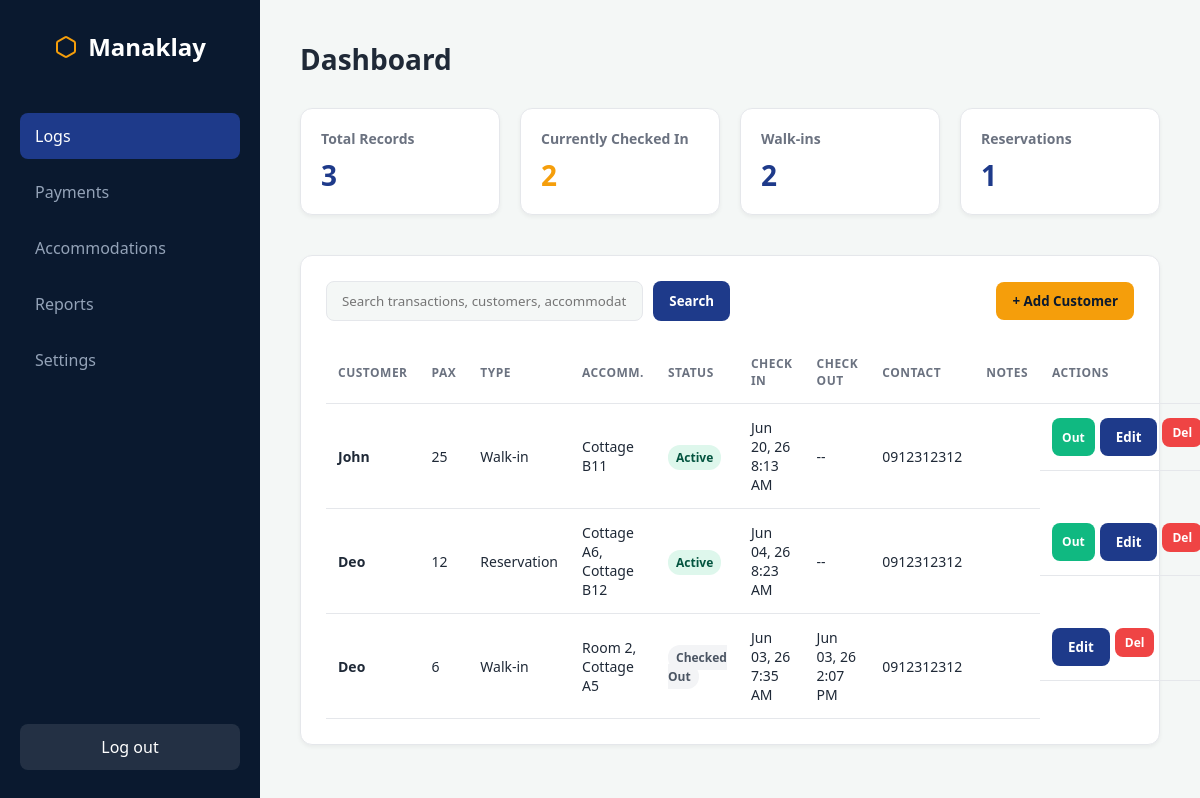
The page /CustomerSystem/logbook.php (signed in) on the database as committed earlier.
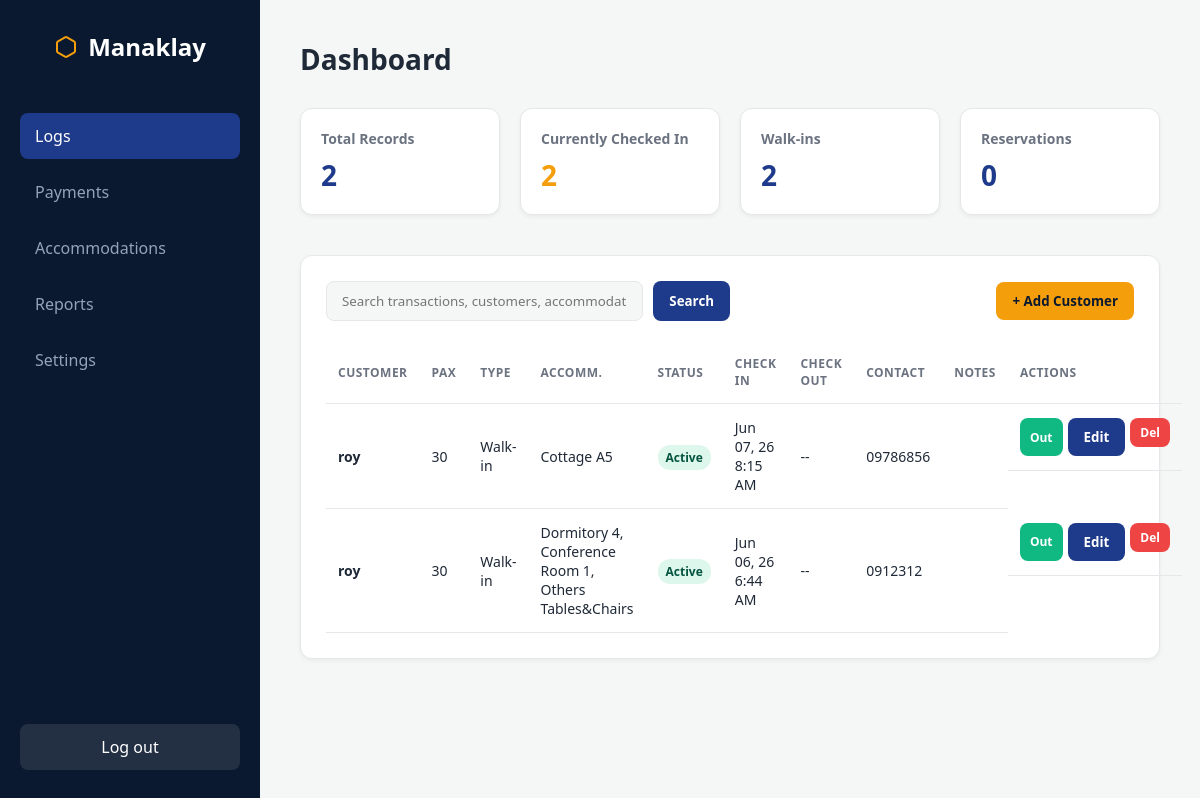
The same page on the database as committed later.
### tables this page shows
CREATE TABLE `customer_logs` (
  `id` int NOT NULL,
  `customer_name` varchar(255) NOT NULL,
  `pax` int NOT NULL,
  `adults` int DEFAULT '0',
  `seniors` int DEFAULT '0',
  `children` int DEFAULT '0',
  `customer_type` enum('Walk-in','Reservation') NOT NULL,
  `overnight` enum('Yes','No') NOT NULL,
  `accommodation` varchar(100) NOT NULL,
  `check_in_time` datetime DEFAULT CURRENT_TIMESTAMP,
  `check_out_time` datetime DEFAULT NULL,
  `contact_number` varchar(20) NOT NULL,
  `entrance_fee` decimal(10,2) DEFAULT '0.00',
  `accommodation_fee` decimal(10,2) DEFAULT '0.00',
  `total_amount` decimal(10,2) GENERATED ALWAYS AS ((`entrance_fee` + `accommodation_fee`)) STORED,
  `payment_status` enum('Partial','Full') DEFAULT 'Partial',
  `notes` varchar(255) DEFAULT NULL
);

### CustomerSystem/logbook.php (the view, shortened to what this page needs)
<?php
require 'db.php';
$search = $_GET['search'] ?? '';
$query = "SELECT * FROM customer_logs";
$params = [];
$query .= " ORDER BY check_in_time DESC";
$stmt = $pdo->prepare($query);
$stmt->execute($params);
$logs = $stmt->fetchAll(PDO::FETCH_ASSOC);
$totalCustomers = count($logs);
$walkIns = 0;
$reservations = 0;
$currentlyCheckedIn = 0;
foreach ($logs as $log) {
    if ($log['customer_type'] === 'Walk-in')
        $walkIns++;
    if ($log['customer_type'] === 'Reservation')
        $reservations++;
    if (is_null($log['check_out_time']))
        $currentlyCheckedIn++;
}
?>
<!DOCTYPE html>
<html lang="en">
<head>
</head>
<body>
    <aside class="sidebar">
        <div class="sidebar-brand">
            <svg width="24" height="24" viewBox="0 0 24 24" fill="none" stroke="var(--accent-orange)" stroke-width="2"
                stroke-linecap="round" stroke-linejoin="round">
                <path
                    d="M21 16V8a2 2 0 0 0-1-1.73l-7-4a2 2 0 0 0-2 0l-7 4A2 2 0 0 0 3 8v8a2 2 0 0 0 1 1.73l7 4a2 2 0 0 0 2 0l7-4A2 2 0 0 0 21 16z">
                </path>
            </svg>
            Manaklay
        </div>
        <nav>
            <a href="logbook.php" class="active">Logs</a>
            <a href="payments.php">Payments</a>
            <a href="accommodations.php">Accommodations</a>
            <a href="reports.php">Reports</a>
            <a href="settings.php">Settings</a>
        </nav>
        <a href="logout.php" class="logout-link">Log out</a>
    </aside>
    <main class="main-content">
        <div class="page-header">
            <h1>Dashboard</h1>
        </div>
        <div class="kpi-grid">
            <div class="kpi-card">
                <div class="kpi-title">Total Records</div>
                <div class="kpi-value"><?= $totalCustomers ?></div>
            </div>
            <div class="kpi-card">
                <div class="kpi-title">Currently Checked In</div>
                <div class="kpi-value" style="color: var(--accent-orange)"><?= $currentlyCheckedIn ?></div>
            </div>
            <div class="kpi-card">
                <div class="kpi-title">Walk-ins</div>
                <div class="kpi-value"><?= $walkIns ?></div>
            </div>
            <div class="kpi-card">
                <div class="kpi-title">Reservations</div>
                <div class="kpi-value"><?= $reservations ?></div>
            </div>
        </div>
        <div class="logbook-container">
            <div class="toolbar">
                <form class="search-form" method="GET" action="logbook.php">
                    <input type="text" name="search" class="search-input"
                        placeholder="Search transactions, customers, accommodations..."
                        value="<?= htmlspecialchars($search) ?>">
                    <button type="submit" class="btn btn-primary">Search</button>
                </form>
                <button class="btn btn-accent" onclick="openModal('addModal')">+ Add Customer</button>
            </div>
            <table>
                <thead>
                    <tr>
                        <th>Customer</th>
                        <th>Pax</th>
                        <th>Type</th>
                        <th>Accomm.</th>
                        <th>Status</th>
                        <th>Check In</th>
                        <th>Check Out</th>
                        <th>Contact</th>
                        <th>Notes</th>
                        <th>Actions</th>
                    </tr>
                </thead>
                <tbody>
                    <?php if (count($logs) > 0): ?>
                        <?php foreach ($logs as $row): ?>
                            <tr>
                                <td style="font-weight:600; color:var(--text-dark);">
                                    <?= htmlspecialchars($row['customer_name']) ?></td>
                                <td><?= htmlspecialchars($row['pax']) ?></td>
                                <td><?= htmlspecialchars($row['customer_type']) ?></td>
                                <td><?= htmlspecialchars($row['accommodation']) ?></td>
                                <td>
                                    <?php if (!$row['check_out_time']): ?>
                                        <span class="status-badge status-active">Active</span>
                                    <?php else: ?>
                                        <span class="status-badge status-closed">Checked Out</span>
                                    <?php endif; ?>
                                </td>
                                <td><?= date('M d, y g:i A', strtotime($row['check_in_time'])) ?></td>
                                <td><?= $row['check_out_time'] ? date('M d, y g:i A', strtotime($row['check_out_time'])) : '--' ?>
                                </td>
                                <td><?= htmlspecialchars($row['contact_number']) ?></td>
                                <td style="max-width:160px; white-space:pre-wrap; font-size:13px; color:var(--text-muted);">
                                </td>
                                <td style="display:flex; gap:5px;">
                                    <?php if (!$row['check_out_time']): ?>
                                        <button class="btn btn-success" style="padding:6px 10px; font-size:12px;"
                                            onclick="openCheckoutModal(<?= $row['id'] ?>)">Out</button>
                                    <?php endif; ?>
                                    <button type="button" class="btn btn-primary" onclick="openEditModal(
                                    <?= $row['id'] ?>,
                                    '<?= htmlspecialchars(addslashes($row['customer_name'])) ?>',
                                    '<?= htmlspecialchars(addslashes($row['contact_number'])) ?>',
                                    '<?= $row['customer_type'] ?>',
                                    <?= $row['adults'] ?? 0 ?>,
                                    <?= $row['seniors'] ?? 0 ?>,
                                    <?= $row['children'] ?? 0 ?>,
                                    '<?= htmlspecialchars(addslashes($row['accommodation'])) ?>',
                                    '<?= $row['overnight'] ?>',
                                    <?= $row['entrance_fee'] ?? 0 ?>,
                                    <?= $row['accommodation_fee'] ?? 0 ?>,
                                    '<?= $row['payment_status'] ?>',
                                    '<?= date('Y-m-d\TH:i', strtotime($row['check_in_time'])) ?>',
                                    '<?= htmlspecialchars(addslashes($row['notes'] ?? '')) ?>'
                                )">Edit</button>
                                    <form method="POST" action="actions.php" style="margin:0;">
                                        <button type="submit" class="btn btn-danger" style="padding:6px 10px; font-size:12px;"
                                            onclick="return confirm('Delete this record?');">Del</button>
                                    </form>
                                </td>
                            </tr>
                        <?php endforeach; ?>
                    <?php endif; ?>
                </tbody>
            </table>
        </div>
    </main>
</body>
</html>

### CustomerSystem/logbook.php (style rules this page uses)
:root { --sidebar-bg: #0A192F; --primary-blue: #1E3A8A; --accent-orange: #F59E0B; --bg-light: #F4F7F6; --card-bg: #FFFFFF; --text-dark: #1F2937; --text-muted: #6B7280; --border-color: #E5E7EB; --danger-red: #EF4444; --success-green: #10B981; }
* { box-sizing: border-box; margin: 0; padding: 0; font-family: 'Segoe UI', Tahoma, Geneva, Verdana, sans-serif; }
body { display: flex; height: 100vh; background-color: var(--bg-light); color: var(--text-dark); }
.sidebar { width: 260px; background-color: var(--sidebar-bg); color: white; display: flex; flex-direction: column; padding: 30px 20px; }
.sidebar-brand { font-size: 24px; font-weight: bold; margin-bottom: 50px; text-align: center; display: flex; align-items: center; justify-content: center; gap: 10px; }
.sidebar nav { flex: 1; }
.sidebar nav a { display: block; color: #94A3B8; text-decoration: none; padding: 12px 15px; margin-bottom: 10px; border-radius: 8px; font-weight: 500; transition: all 0.3s; }
.sidebar nav a:hover, .sidebar nav a.active { background-color: var(--primary-blue); color: white; }
.logout-link { text-decoration: none; color: white; padding: 12px 15px; background-color: rgba(255, 255, 255, 0.1); border-radius: 8px; text-align: center; margin-top: auto; transition: background 0.3s; }
.main-content { flex: 1; padding: 40px; overflow-y: auto; }
.page-header { margin-bottom: 30px; }
.page-header h1 { font-size: 28px; color: var(--text-dark); }
.kpi-grid { display: grid; grid-template-columns: repeat(4, 1fr); gap: 20px; margin-bottom: 40px; }
.kpi-card { background: var(--card-bg); padding: 20px; border-radius: 12px; box-shadow: 0 2px 4px rgba(0, 0, 0, 0.05); border: 1px solid var(--border-color); }
.kpi-title { font-size: 14px; color: var(--text-muted); margin-bottom: 8px; font-weight: 600; }
.kpi-value { font-size: 28px; font-weight: bold; color: var(--primary-blue); }
.logbook-container { background: var(--card-bg); border-radius: 12px; padding: 25px; box-shadow: 0 2px 4px rgba(0, 0, 0, 0.05); border: 1px solid var(--border-color); }
.toolbar { display: flex; justify-content: space-between; align-items: center; margin-bottom: 20px; }
.search-form { display: flex; gap: 10px; width: 50%; }
.search-input { flex: 1; padding: 10px 15px; border: 1px solid var(--border-color); border-radius: 8px; background-color: var(--bg-light); outline: none; }
.btn { padding: 10px 16px; border: none; border-radius: 8px; cursor: pointer; font-weight: 600; color: white; transition: opacity 0.3s; }
.btn-primary { background-color: var(--primary-blue); }
.btn-accent { background-color: var(--accent-orange); color: var(--sidebar-bg); }
.btn-success { background-color: var(--success-green); }
.btn-danger { background-color: var(--danger-red); }
table { width: 100%; border-collapse: collapse; }
th, td { padding: 14px 12px; text-align: left; border-bottom: 1px solid var(--border-color); font-size: 14px; }
th { color: var(--text-muted); font-weight: 600; text-transform: uppercase; font-size: 12px; letter-spacing: 0.5px; }
.status-badge { padding: 4px 8px; border-radius: 12px; font-size: 12px; font-weight: bold; }
.status-active { background-color: #DEF7EC; color: #03543F; }
.status-closed { background-color: #F3F4F6; color: #4B5563; }

Rows that differ between the two databases and show on the page:
removed customer_logs: customer_name "John", pax "25", customer_type "Walk-in", accommodation "Cottage B11", shows "Active", check_in_time "Jun 20, 26 8:13 AM", contact_number "0912312312"
removed customer_logs: customer_name "Deo", pax "12", customer_type "Reservation", accommodation "Cottage A6, Cottage B12", shows "Active", check_in_time "Jun 04, 26 8:23 AM", contact_number "0912312312"
removed customer_logs: customer_name "Deo", pax "6", customer_type "Walk-in", accommodation "Room 2, Cottage A5", shows "Checked Out", check_in_time "Jun 03, 26 7:35 AM", check_out_time "Jun 03, 26 2:07 PM", contact_number "0912312312"
added customer_logs: customer_name "roy", pax "30", customer_type "Walk-in", accommodation "Cottage A5", shows "Active", check_in_time "Jun 07, 26 8:15 AM", contact_number "09786856"
added customer_logs: customer_name "roy", pax "30", customer_type "Walk-in", accommodation "Dormitory 4, Conference Room 1, Others Tables&Chairs", shows "Active", check_in_time "Jun 06, 26 6:44 AM", contact_number "0912312"
Other text that changed with them:
$totalCustomers: "3" → "2"
$reservations: "1" → "0"
